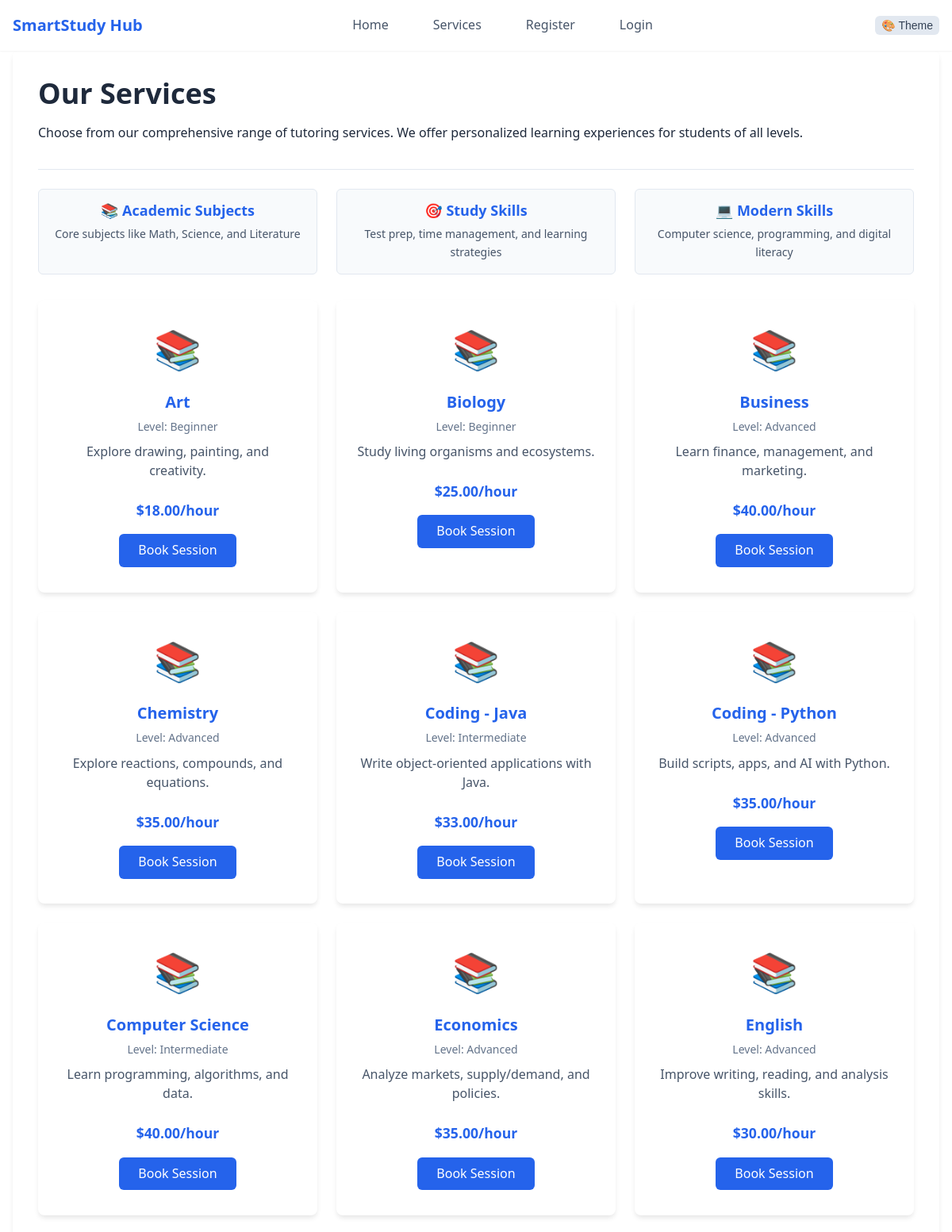
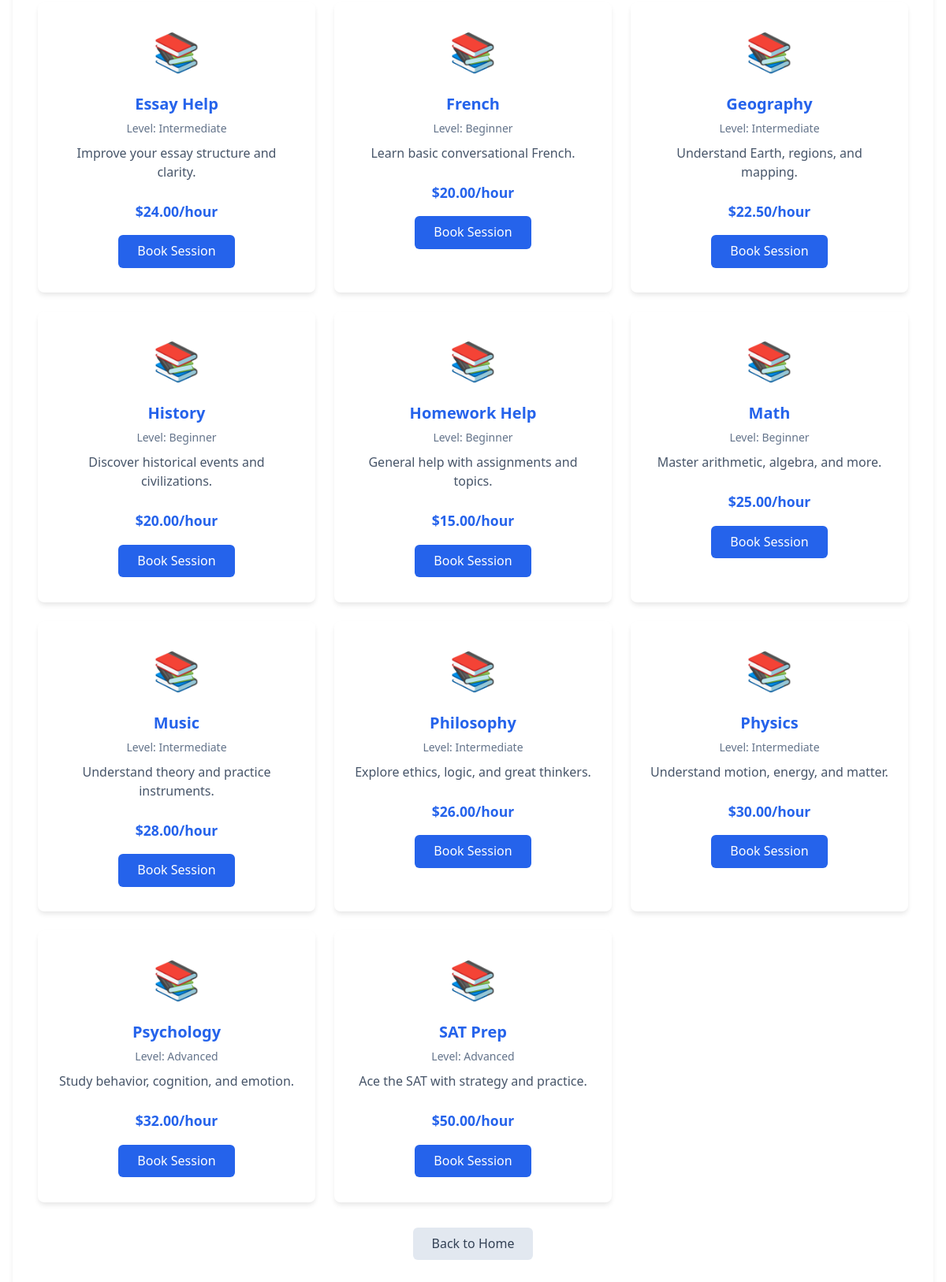
/services.php, run on the app's committed database (2 pictures, top to bottom).
### tables this page shows
CREATE TABLE subjects (
  id INT AUTO_INCREMENT PRIMARY KEY,
  name VARCHAR(100),
  image VARCHAR(255),
  level ENUM('Beginner', 'Intermediate', 'Advanced'),
  description TEXT,
  price DECIMAL(10,2)
);

### config/database.php (called while the page is built, shortened)
<?php
function getDBConnection() {
    try {
        $pdo = new PDO(
            "mysql:host=" . DB_HOST . ";dbname=" . DB_NAME . ";charset=utf8mb4",
            DB_USER,
            DB_PASS,
            [
                PDO::ATTR_ERRMODE => PDO::ERRMODE_EXCEPTION,
                PDO::ATTR_DEFAULT_FETCH_MODE => PDO::FETCH_ASSOC,
                PDO::ATTR_EMULATE_PREPARES => false
            ]
        );
        return $pdo;
    } catch (PDOException $e) {
        error_log("Database connection failed: " . $e->getMessage());
        return false;
    }
}
function getAllSubjects() {
    $pdo = getDBConnection();
    try {
        $stmt = $pdo->query("SELECT * FROM subjects ORDER BY name");
        return $stmt->fetchAll();
    } catch (PDOException $e) {
        error_log("Error fetching subjects: " . $e->getMessage());
        return [];
    }
}
?>

### public/services.php (the view, shortened to what this page needs)
<?php
include_once(__DIR__ . '/../config/database.php');
$services = getAllSubjects();
?>
<!DOCTYPE html>
<html lang="en">
<head>
    <link rel="stylesheet" href="../assets/css/style.css">
    <link rel="stylesheet" href="../assets/css/theme-dark.css">
    <link rel="stylesheet" href="../assets/css/theme-seasonal.css">
</head>
<body>
    <nav>
        <div class="container">
            <div class="nav-brand">SmartStudy Hub</div>
            <ul class="nav-links">
                <li><a href="index.php">Home</a></li>
                <li><a href="services.php">Services</a></li>
                <?php if (isset($_SESSION['user'])): ?>
                    <li><a href="profile.php">Profile</a></li>
                    <li><a href="logout.php">Logout</a></li>
                <?php else: ?>
                    <li><a href="register.php">Register</a></li>
                    <li><a href="login.php">Login</a></li>
                <?php endif; ?>
            </ul>
            <div class="theme-switcher">
                <button onclick="toggleTheme()" class="btn btn-secondary">🎨 Theme</button>
            </div>
        </div>
    </nav>
    <div class="container">
        <div class="card">
            <div class="card-header">
                <h1>Our Services</h1>
                <p>Choose from our comprehensive range of tutoring services. We offer personalized learning experiences for students of all levels.</p>
            </div>
            <div class="grid grid-3 mb-4">
                <div class="service-highlight">
                    <h4>📚 Academic Subjects</h4>
                    <p>Core subjects like Math, Science, and Literature</p>
                </div>
                <div class="service-highlight">
                    <h4>🎯 Study Skills</h4>
                    <p>Test prep, time management, and learning strategies</p>
                </div>
                <div class="service-highlight">
                    <h4>💻 Modern Skills</h4>
                    <p>Computer science, programming, and digital literacy</p>
                </div>
            </div>
            <div class="services">
                <?php
                foreach ($services as $service): ?>
                    <div class="service">
                        <div class="service-icon"><?= $service['icon'] ?? '📚' ?></div>
                        <h3><?= $service['name'] ?></h3>
                        <p class="service-level">Level: <?= $service['level'] ?></p>
                        <p class="service-description"><?= $service['description'] ?></p>
                        <p class="service-price">$<?= number_format($service['price'], 2) ?>/hour</p>
                        <a href="book_session.php?subject=<?= urlencode($service['name']) ?>" class="btn btn-primary">Book Session</a>
                    </div>
                <?php endforeach; ?>
            </div>
            <div class="text-center mt-4">
                <a href="index.php" class="btn btn-secondary">Back to Home</a>
            </div>
        </div>
    </div>
</body>
</html>

### data on the page
subjects: icon "📚", name "Art", level "Beginner", description "Explore drawing, painting, and creativity.", price "18.00"
subjects: icon "📚", name "Biology", level "Beginner", description "Study living organisms and ecosystems.", price "25.00"
subjects: icon "📚", name "Business", level "Advanced", description "Learn finance, management, and marketing.", price "40.00"
subjects: icon "📚", name "Chemistry", level "Advanced", description "Explore reactions, compounds, and equations.", price "35.00"
subjects: icon "📚", name "Coding - Java", level "Intermediate", description "Write object-oriented applications with Java.", price "33.00"
subjects: icon "📚", name "Coding - Python", level "Advanced", description "Build scripts, apps, and AI with Python.", price "35.00"
subjects: icon "📚", name "Computer Science", level "Intermediate", description "Learn programming, algorithms, and data.", price "40.00"
subjects: icon "📚", name "Economics", level "Advanced", description "Analyze markets, supply/demand, and policies.", price "35.00"
subjects: icon "📚", name "English", level "Advanced", description "Improve writing, reading, and analysis skills.", price "30.00"
subjects: icon "📚", name "Essay Help", level "Intermediate", description "Improve your essay structure and clarity.", price "24.00"
subjects: icon "📚", name "French", level "Beginner", description "Learn basic conversational French.", price "20.00"
subjects: icon "📚", name "Geography", level "Intermediate", description "Understand Earth, regions, and mapping.", price "22.50"
subjects: icon "📚", name "History", level "Beginner", description "Discover historical events and civilizations.", price "20.00"
subjects: icon "📚", name "Homework Help", level "Beginner", description "General help with assignments and topics.", price "15.00"
subjects: icon "📚", name "Math", level "Beginner", description "Master arithmetic, algebra, and more.", price "25.00"
subjects: icon "📚", name "Music", level "Intermediate", description "Understand theory and practice instruments.", price "28.00"
subjects: icon "📚", name "Philosophy", level "Intermediate", description "Explore ethics, logic, and great thinkers.", price "26.00"
subjects: icon "📚", name "Physics", level "Intermediate", description "Understand motion, energy, and matter.", price "30.00"
subjects: icon "📚", name "Psychology", level "Advanced", description "Study behavior, cognition, and emotion.", price "32.00"
subjects: icon "📚", name "SAT Prep", level "Advanced", description "Ace the SAT with strategy and practice.", price "50.00"
